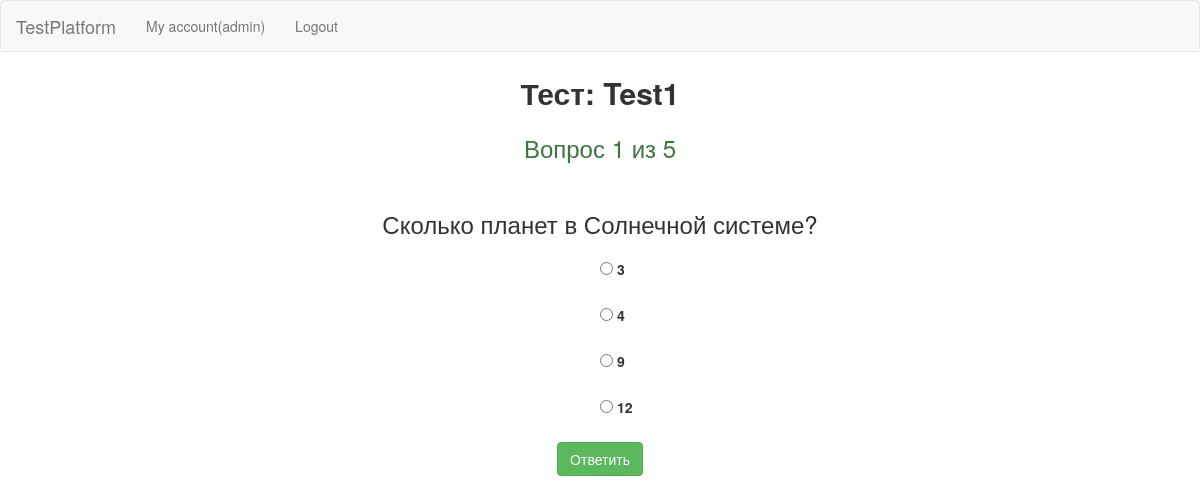
Page /passing-the-test/Test1/ (signed in) on the committed database.
### tests/models.py (models this page shows, shortened)
class MyUser(AbstractUser):
    avatar = models.ImageField(blank=True, null=True, upload_to='avatars')
    date_of_birth = models.DateField(blank=True, null=True)
    personal_information = models.TextField(blank=True, null=True)

class Test(models.Model):
    title = models.CharField(max_length=255)
    author = models.ForeignKey(settings.AUTH_USER_MODEL, on_delete=models.SET_NULL, null=True)
    description = models.TextField()
    date = models.DateTimeField(auto_now_add=True)
    def __str__(self):
        return self.title

class Question(models.Model):
    test = models.ForeignKey('Test', on_delete=models.CASCADE)
    question_text = models.CharField(max_length=255)
    correct_answer = models.CharField(max_length=255)
    def __str__(self):
        return self.question_text

class Answer(models.Model):
    question = models.ForeignKey('Question', on_delete=models.CASCADE)
    answer_text = models.CharField(max_length=255)

### tests/views.py (the view)
# urls.py: path('passing-the-test/<str:test_title>/', PassingTheTestView.as_view(), name='passing-the-test'),
@method_decorator(login_required, name='dispatch')
class PassingTheTestView(ListView):
    template_name = 'passing_the_test.html'
    model = Question
    paginate_by = 1
    def get_context_data(self, **kwargs):
        context = super().get_context_data(**kwargs)
        test = Test.objects.get(title=self.kwargs['test_title'])
        context['test'] = test
        if 'answer_id' in self.request.GET:
            result, created = Result.objects.get_or_create(test=test, author=self.request.user)
            result.answer.add(Answer.objects.get(id=self.request.GET['answer_id']))
        return context
    def get_queryset(self):
        test = Test.objects.get(title=self.kwargs['test_title'])
        queryset = Question.objects.filter(test=test)
        return queryset

### tests/templates/passing_the_test.html (shortened to what this page needs)
{% extends 'base.html' %}
{% load staticfiles %}
{% load tests_tag %}
{% block include_css %}
    <link rel="stylesheet" type="text/css" href="{% static 'tests/css/passing_the_test_style.css' %}">
{% endblock include_css %}
{% block content %}
    <p class="test-name"> Тест: {{ test }} </p>
    {% if paginator.count != 0 %}
        <h3 class="text-center text-success"> Вопрос {{ page_obj.number }} из {{ paginator.count }} </h3>
    {% else %}
        <h3 class="text-center text-success"> Вопрос {{ paginator.count }} из {{ paginator.count }} </h3>
    {% endif %}
    <div class="question">
        {% for question in object_list %}
            <div class="text-center">
                <h3 style="display: inline"> {{ question }} </h3>
                <br>
                <br>
            </div>
            {% if page_obj.number == paginator.count %}
                <form action="{% url 'tests:result' test_title=test.title %}" method="get">
            {% else %}
                <form action="" method="get">
            {% endif %}
                <div style="margin-left: 600px">
                    {% for answer in question.answer_set.all %}
                        <input required type="radio" name="answer_id" value="{{ answer.id }}">
                        <label> {{ answer.answer_text }} </label>
                        <br>
                        <br>
                    {% endfor %}
                </div>
        {% endfor %}
                <div class="text-center">
                        <input type="submit" class="btn btn-md btn-success" value="Ответить">
                </div>
            </form>
    </div>
    <br>
{% endblock content %}

### tests/templates/navbar.html
<nav class="navbar navbar-default">
        <div class="conteiner-fluid">
            <div class="navbar-header">
                <a href="{% url 'tests:home-page' %}" class="navbar-brand"> TestPlatform </a>
            </div>
            <div>
                <ul class="nav navbar-nav">
                    {% if not request.user.is_authenticated %}
                        <li>
                            <a href="{% url 'registration' %}"> Registration </a>
                        </li>
                    {% else %}
                        <li>
                            <a href="{% url 'my-account' %}"> My account({{ request.user }})</a>
                        </li>
                    {% endif %}
                    {% if request.user.is_authenticated %}
                        <li>
                            <a href="{% url 'logout' %}"> Logout </a>
                        </li>
                    {% else %}
                        <li>
                            <a href="{% url 'login' %}"> Login </a>
                        </li>
                    {% endif %}
                </ul>
            </div>
        </div>
    </nav>

### tests/static/tests/css/passing_the_test_style.css (style rules this page uses)
p.test-name { text-align: center; font-size: 30px; font-weight: bold; }
div.question { margin-top: 50px; }

### rows in the picture
MyUser: user "admin"
Test: title "Test1"
Question: question_text "Сколько планет в Солнечной системе?"
Answer: answer_text "3"
Answer: answer_text "4"
Answer: answer_text "9"
Answer: answer_text "12"

### other values in the picture
{{ page_obj.number }} "1"
{{ paginator.count }} "5"
